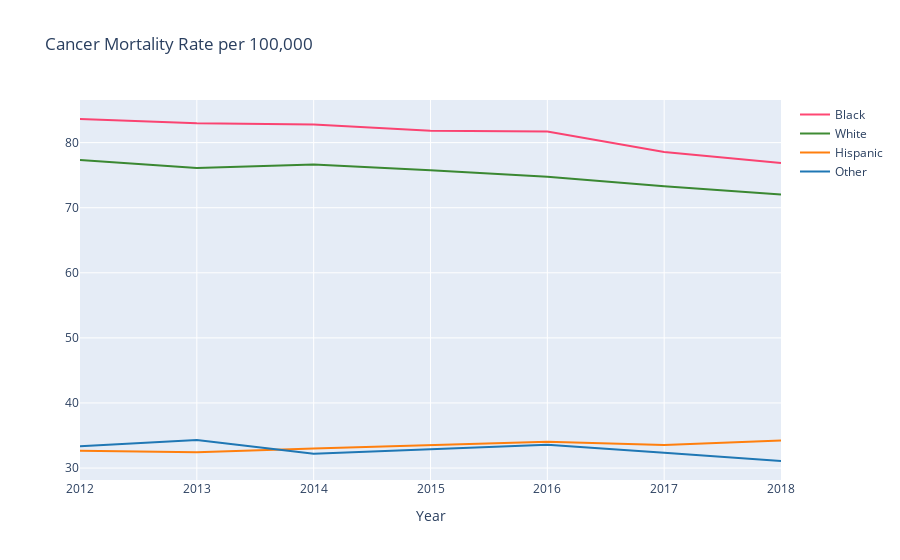

Source (notebook cell):
### Code cell
# Plotly Graph

w=per_capita_can_total[per_capita_can_total.race_recode_capstone=="white"].groupby(["year"])['race_standardized'].sum().reset_index()
b=per_capita_can_total[per_capita_can_total.race_recode_capstone=="black"].groupby(["year"])['race_standardized'].sum().reset_index()
h=per_capita_can_total[per_capita_can_total.race_recode_capstone=="hispanic"].groupby(["year"])['race_standardized'].sum().reset_index()
o=per_capita_can_total[per_capita_can_total.race_recode_capstone=="other"].groupby(["year"])['race_standardized'].sum().reset_index()


trace1 = go.Scatter(
                    x = w.year,
                    y = w.race_standardized,
                    mode = "lines",
                    name = "White",
                    marker = dict(color = 'rgba(16, 112, 2, 0.8)'),
                    )
trace2 = go.Scatter(
                    x = b.year,
                    y = b.race_standardized,
                    mode = "lines",
                    name = "Black",
                    marker = dict(color = 'rgba(300, 26, 80, 0.8)'),
                    )

trace3 = go.Scatter(
                    x = h.year,
                    y = h.race_standardized,
                    mode = "lines",
                    name = "Hispanic",
                    marker = dict(color= 'rgb(255, 127, 14)')
   
                    )

trace4 = go.Scatter(
                    x = o.year,
                    y = o.race_standardized,
                    mode = "lines",
                    name = "Other",
                    marker = dict(color = 'rgb(31, 119, 180)')
                    )

data = [trace2, trace1,trace3,trace4]
layout = dict(title = 'Cancer Mortality Rate per 100,000',
              xaxis= dict(title= 'Year',ticklen= 5,zeroline= False)
             )

figure = go.Figure(data = data, layout = layout)
#pyo.plot(figure)
figure.show()

### Figure 1 — Plotly figure (JSON) as saved in the notebook; plotly's stock layout.template omitted (floating-point values rounded to 4 significant figures)
{"data": [{"marker": {"color": "rgba(300, 26, 80, 0.8)"}, "mode": "lines", "name": "Black", "type": "scatter", "x": ["2012", "2013", "2014", "2015", "2016", "2017", "2018"], "y": [83.63, 82.99, 82.77, 81.81, 81.71, 78.57, 76.86]}, {"marker": {"color": "rgba(16, 112, 2, 0.8)"}, "mode": "lines", "name": "White", "type": "scatter", "x": ["2012", "2013", "2014", "2015", "2016", "2017", "2018"], "y": [77.33, 76.12, 76.64, 75.75, 74.75, 73.29, 72.05]}, {"marker": {"color": "rgb(255, 127, 14)"}, "mode": "lines", "name": "Hispanic", "type": "scatter", "x": ["2012", "2013", "2014", "2015", "2016", "2017", "2018"], "y": [32.66, 32.41, 33.02, 33.49, 34.03, 33.56, 34.24]}, {"marker": {"color": "rgb(31, 119, 180)"}, "mode": "lines", "name": "Other", "type": "scatter", "x": ["2012", "2013", "2014", "2015", "2016", "2017", "2018"], "y": [33.33, 34.32, 32.2, 32.94, 33.57, 32.37, 31.08]}], "layout": {"title": {"text": "Cancer Mortality Rate per 100,000"}, "xaxis": {"ticklen": 5, "title": {"text": "Year"}, "zeroline": false}}}
